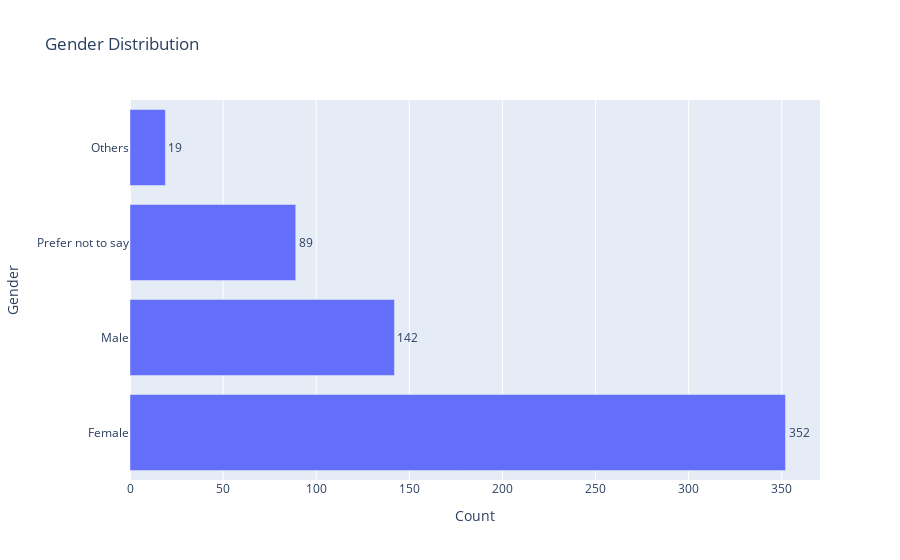
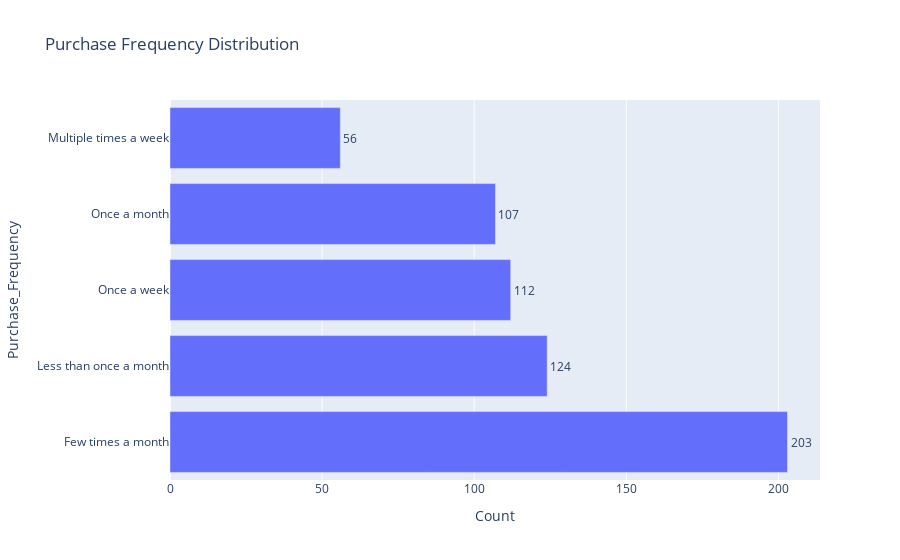
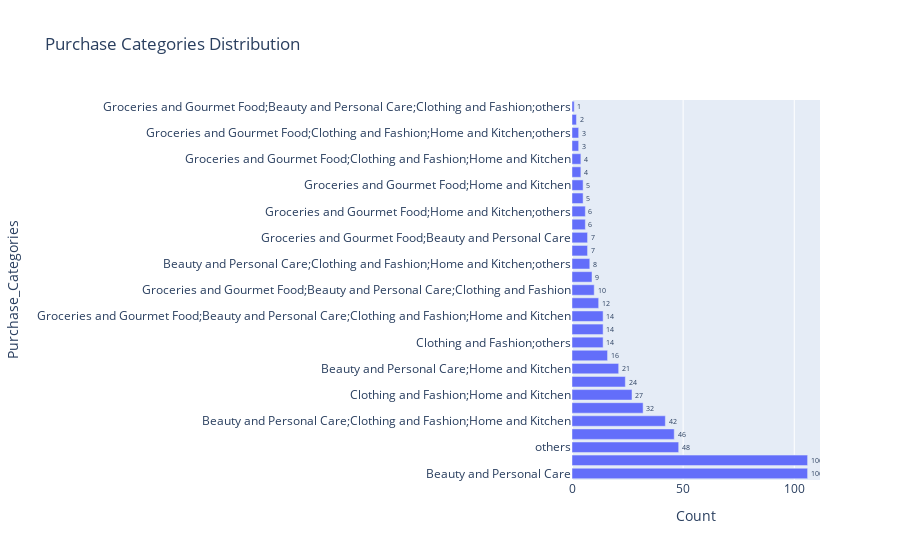
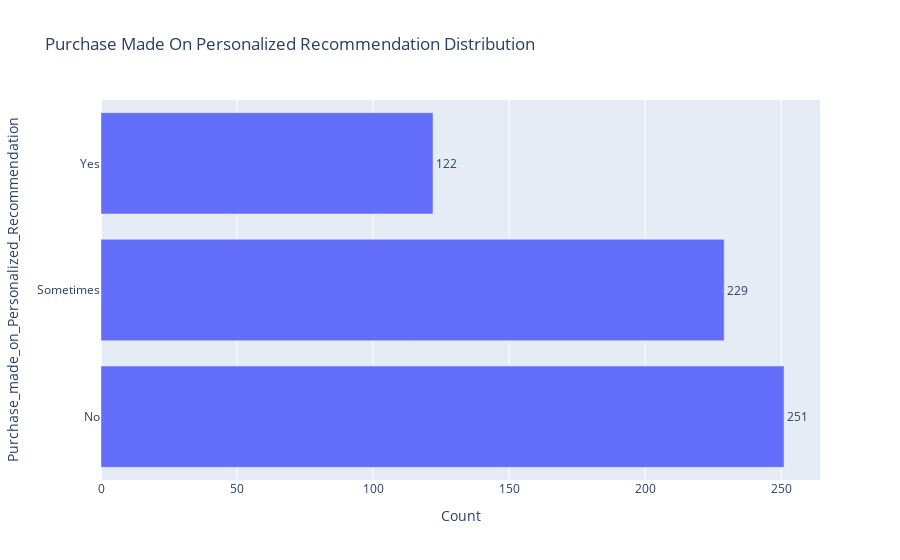

The notebook cell these images were saved under, in order:
### Markdown cell above
### Univariate Analysis

### Code cell
import plotly.express as px

# -------------------------
# CATEGORICAL VARIABLES
# -------------------------
categorical_cols = [
    'Gender', 
    'Purchase_Frequency',
    'Purchase_Categories',
    'Purchase_made_on_Personalized_Recommendation',
    'Browsing_Frequency',
    'Product_Search_Method',
    'Search_Result_Exploration',
    'Customer_Reviews_Importance',
    'Add_to_Cart_Browsing',
    'Cart_Completion_Frequency',
    'Cart_Abandonment_Factors',
    'Saveforlater_Frequency',
    'Review_Reliability',
    'Review_Helpfulness',
    'Number_of_times_Personalized_Recommendation_Received',
    'Recommendation_Helpfulness',
    'Rating_Accuracy',
    'Shopping_Satisfaction',
    'Service_Appreciation',
    'Improvement_Areas'
]

for col in categorical_cols:
    counts = (
        df[col]
        .value_counts()
        .rename_axis(col)
        .reset_index(name='Count')
    )
    fig = px.bar(
        counts,
        x='Count',
        y=col,
        orientation='h',
        text='Count',
        title=f'{col.replace("_"," ").title()} Distribution'
    )
    fig.update_layout(yaxis={'categoryorder':'total descending'})
    fig.update_traces(textposition='outside')
    fig.show()

### Figure 1 — Plotly figure (JSON) as saved in the notebook; plotly's stock layout.template omitted (floating-point values rounded to 4 significant figures)
{"data": [{"hovertemplate": "Count=%{text}<br>Gender=%{y}<extra></extra>", "legendgroup": "", "marker": {"color": "#636efa", "pattern": {"shape": ""}}, "name": "", "orientation": "h", "showlegend": false, "text": [352.0, 142.0, 89.0, 19.0], "textposition": "outside", "type": "bar", "x": [352, 142, 89, 19], "xaxis": "x", "y": ["Female", "Male", "Prefer not to say", "Others"], "yaxis": "y"}], "layout": {"barmode": "relative", "legend": {"tracegroupgap": 0}, "title": {"text": "Gender Distribution"}, "xaxis": {"anchor": "y", "domain": [0, 1], "title": {"text": "Count"}}, "yaxis": {"anchor": "x", "categoryorder": "total descending", "domain": [0, 1], "title": {"text": "Gender"}}}}

### Figure 2 — Plotly figure (JSON) as saved in the notebook; plotly's stock layout.template omitted (floating-point values rounded to 4 significant figures)
{"data": [{"hovertemplate": "Count=%{text}<br>Purchase_Frequency=%{y}<extra></extra>", "legendgroup": "", "marker": {"color": "#636efa", "pattern": {"shape": ""}}, "name": "", "orientation": "h", "showlegend": false, "text": [203.0, 124.0, 112.0, 107.0, 56.0], "textposition": "outside", "type": "bar", "x": [203, 124, 112, 107, 56], "xaxis": "x", "y": ["Few times a month", "Less than once a month", "Once a week", "Once a month", "Multiple times a week"], "yaxis": "y"}], "layout": {"barmode": "relative", "legend": {"tracegroupgap": 0}, "title": {"text": "Purchase Frequency Distribution"}, "xaxis": {"anchor": "y", "domain": [0, 1], "title": {"text": "Count"}}, "yaxis": {"anchor": "x", "categoryorder": "total descending", "domain": [0, 1], "title": {"text": "Purchase_Frequency"}}}}

### Figure 3 — Plotly figure (JSON) as saved in the notebook; plotly's stock layout.template omitted (floating-point values rounded to 4 significant figures)
{"data": [{"hovertemplate": "Count=%{text}<br>Purchase_Categories=%{y}<extra></extra>", "legendgroup": "", "marker": {"color": "#636efa", "pattern": {"shape": ""}}, "name": "", "orientation": "h", "showlegend": false, "text": [106.0, 106.0, 48.0, 46.0, 42.0, 32.0, 27.0, 24.0, 21.0, 16.0, 14.0, 14.0, 14.0, 12.0, 10.0, 9.0, 8.0, 7.0, 7.0, 6.0, 6.0, 5.0, 5.0, 4.0, 4.0, 3.0, 3.0, 2.0, 1.0], "textposition": "outside", "type": "bar", "x": [106, 106, 48, 46, 42, 32, 27, 24, 21, 16, 14, 14, 14, 12, 10, 9, 8, 7, 7, 6, 6, 5, 5, 4, 4, 3, 3, 2, 1], "xaxis": "x", "y": ["Beauty and Personal Care", "Clothing and Fashion", "others", "Beauty and Personal Care;Clothing and Fashion", "Beauty and Personal Care;Clothing and Fashion;Home and Kitchen", "Groceries and Gourmet Food;Beauty and Personal Care;Clothing and Fashion;Home and Kitchen;others", "Clothing and Fashion;Home and Kitchen", "Home and Kitchen", "Beauty and Personal Care;Home and Kitchen", "Clothing and Fashion;Home and Kitchen;others", "Clothing and Fashion;others", "Groceries and Gourmet Food", "Groceries and Gourmet Food;Beauty and Personal Care;Clothing and Fashion;Home and Kitchen", "Beauty and Personal Care;Clothing and Fashion;others", "Groceries and Gourmet Food;Beauty and Personal Care;Clothing and Fashion", "Home and Kitchen;others", "Beauty and Personal Care;Clothing and Fashion;Home and Kitchen;others", "Beauty and Personal Care;others", "Groceries and Gourmet Food;Beauty and Personal Care", "Groceries and Gourmet Food;Clothing and Fashion", "Groceries and Gourmet Food;Home and Kitchen;others", "Beauty and Personal Care;Home and Kitchen;others", "Groceries and Gourmet Food;Home and Kitchen", "Groceries and Gourmet Food;Beauty and Personal Care;Home and Kitchen", "Groceries and Gourmet Food;Clothing and Fashion;Home and Kitchen", "Groceries and Gourmet Food;Beauty and Personal Care;others", "Groceries and Gourmet Food;Clothing and Fashion;Home and Kitchen;others", "Groceries and Gourmet Food;Clothing and Fashion;others", "Groceries and Gourmet Food;Beauty and Personal Care;Clothing and Fashion;others"], "yaxis": "y"}], "layout": {"barmode": "relative", "legend": {"tracegroupgap": 0}, "title": {"text": "Purchase Categories Distribution"}, "xaxis": {"anchor": "y", "domain": [0, 1], "title": {"text": "Count"}}, "yaxis": {"anchor": "x", "categoryorder": "total descending", "domain": [0, 1], "title": {"text": "Purchase_Categories"}}}}

### Figure 4 — Plotly figure (JSON) as saved in the notebook; plotly's stock layout.template omitted (floating-point values rounded to 4 significant figures)
{"data": [{"hovertemplate": "Count=%{text}<br>Purchase_made_on_Personalized_Recommendation=%{y}<extra></extra>", "legendgroup": "", "marker": {"color": "#636efa", "pattern": {"shape": ""}}, "name": "", "orientation": "h", "showlegend": false, "text": [251.0, 229.0, 122.0], "textposition": "outside", "type": "bar", "x": [251, 229, 122], "xaxis": "x", "y": ["No", "Sometimes", "Yes"], "yaxis": "y"}], "layout": {"barmode": "relative", "legend": {"tracegroupgap": 0}, "title": {"text": "Purchase Made On Personalized Recommendation Distribution"}, "xaxis": {"anchor": "y", "domain": [0, 1], "title": {"text": "Count"}}, "yaxis": {"anchor": "x", "categoryorder": "total descending", "domain": [0, 1], "title": {"text": "Purchase_made_on_Personalized_Recommendation"}}}}
